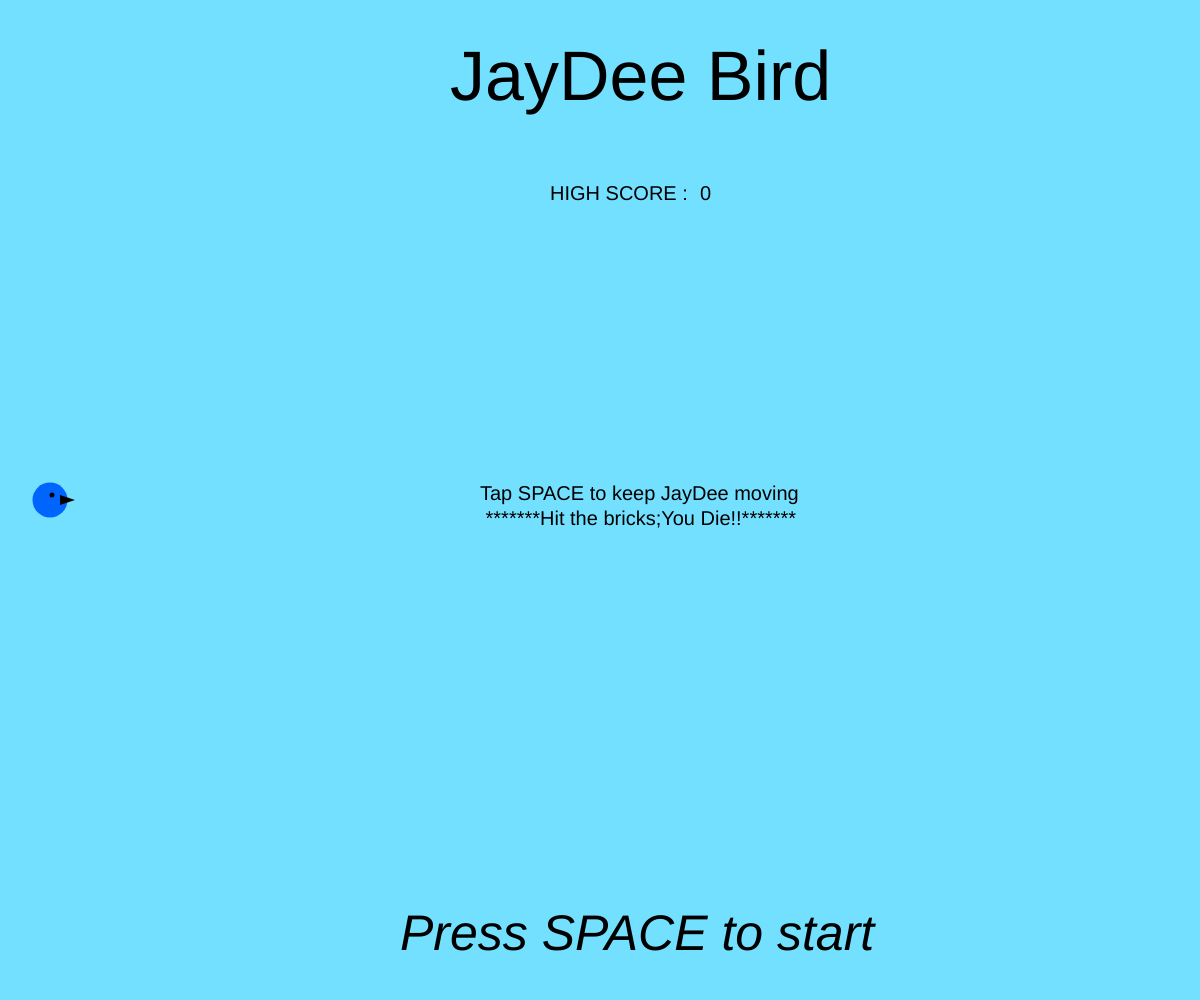
Frame 1 (no input)
Frame 60 (no input): identical to frame 1, image omitted
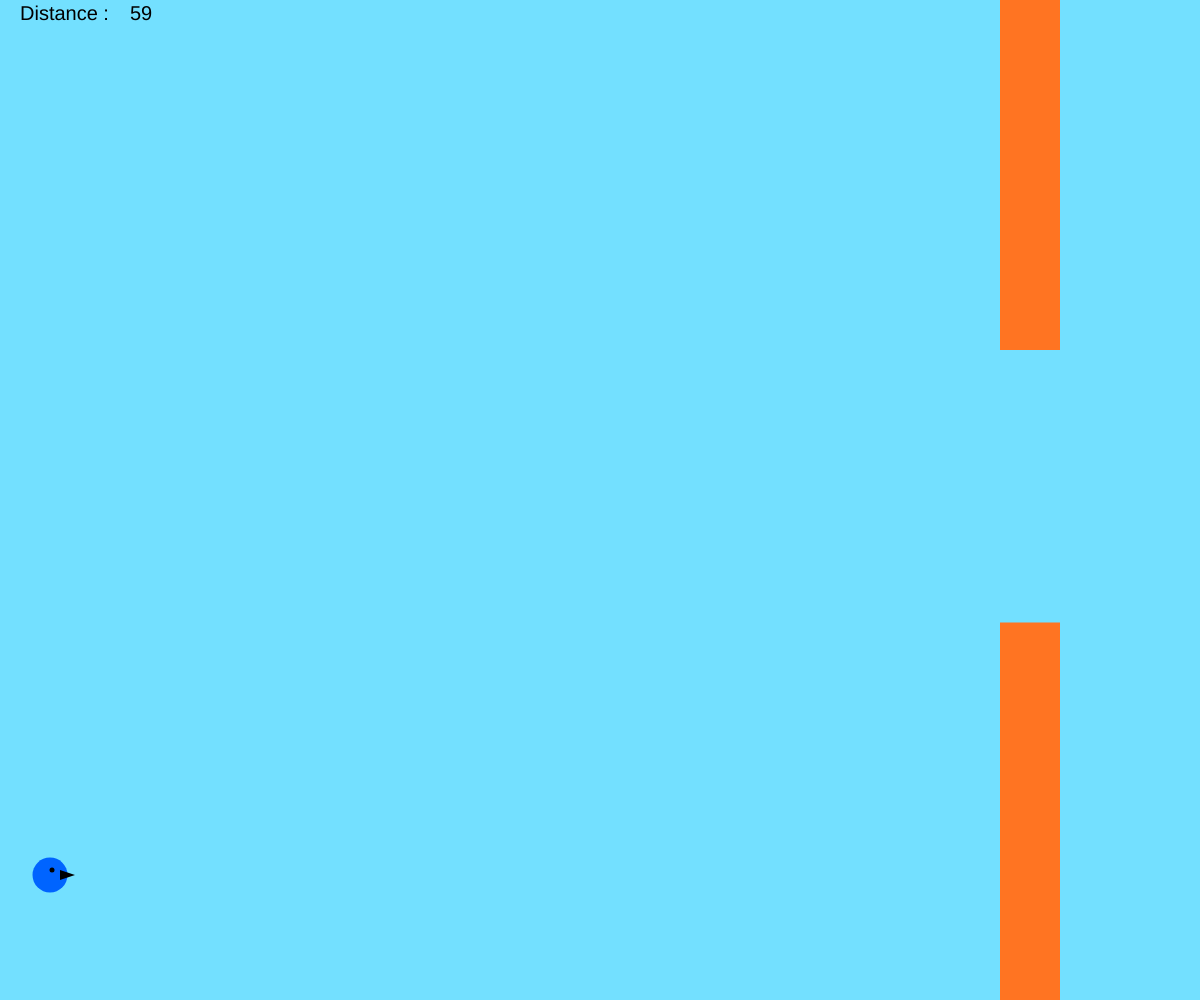
Frame 120 (the mouse pressed at the canvas centre since frame 60)

The p5.js sketch that drew these frames (run headless with seeded random() and noise() and a simulated clock; from frame 60 on, the mouse is pressed at the canvas centre):

// p5.js sketch
// ── sketch.js
var bird;
var obstacle=[];
var f=0;
var i=0;
var highscore=0;
var distance=0;

function setup() {
  // put setup code here
  createCanvas(window.innerWidth,window.innerHeight);
  bird = new Bird();

}

function draw() {
  // put drawing code here
  
  background(115,224,255);
  strokeWeight(0);

  if(f==0)
  {

  	if(distance > highscore)
  	{
  		highscore = distance;
  	}

  	distance = 0;

  	textSize(70);
  	textStyle(NORMAL);
  	text('JayDee Bird', 450, 100);
  	textSize(20);
  	textStyle(NORMAL);
  	text('HIGH SCORE : ', 550, 200);
    text('Tap SPACE to keep JayDee moving\n *******Hit the bricks;You Die!!*******', 480, height/2);
  	text(highscore,700,200);
  	textSize(50);
  	textStyle(ITALIC);
  	text('Press SPACE to start', 400, height-50);
  }

  if(f==1)
  {

  	textSize(20);
  	textStyle(NORMAL);
  	text('Distance : ', 20, 20);
  	text(distance,130,20);
  	distance = distance+1;
  	
  	for (var j = obstacle.length-1; j >= 0; j--) 
  	{
	    
	    obstacle[j].update();
	    obstacle[j].show();

	    console.log(obstacle.length);
		
		if (obstacle[j].x<-obstacle[j].width1)
		{
			obstacle.splice(j, 1);
		}

		if(bird.y<=obstacle[j].o1_y || bird.y>=obstacle[j].o2_y)
		{
			if (bird.x >= obstacle[j].x && bird.x <= obstacle[j].x + obstacle[j].width1)
			{
				f=0;
			  	bird.speed=0;
			  	bird.y=height/2;
				bird.x=50;
				obstacle=[];
			}
		}
	    
  	}
	if (frameCount % 80 == 0)
	{
		obstacle.push(new Obstacle());
	}
  	bird.update();
  }
  bird.show();

  if(bird.y<0 || bird.y>height)
  {
  	f=0;
  	bird.speed=0;
  	bird.y=height/2;
	bird.x=50;
	obstacle=[];
  }

}

function touchStarted() {
  f=1;
  bird.up();
}


function keyPressed() {
  if (key == ' ') {
    f=1;
    bird.up();
    
  } 
}
// ── bird.js
function Bird()
{
	//var height=500;
	this.y=height/2;
	this.x=50;

	gravity=0.5;
	this.speed = 0;
	thrust=-9;

	this.show = function()
	{
		fill(0,100,255);
		ellipse(this.x,this.y,35,35);
		fill(0,0,0);
		triangle(this.x+25, this.y, this.x+10, this.y+5, this.x+10, this.y-5);
		ellipse(this.x+2,this.y-5,5,5);
	}
	
	//console.log(height);

	this.update = function()
	{
		this.speed = this.speed + gravity;
		this.y= this.y+this.speed;
	}

	this.up = function()
	{
		this.speed = this.speed + thrust;
		
	}


}
// ── obstacle.js
function Obstacle()
{
	
	this.width1 = 60;
	this.x = width;
	this.o1_y = random(100,height/2 - 50);
	this.o2_y = random(height/2 + 50, height-100);
	
	this.show = function()
	{
		fill(255,116,34);
		rect(this.x,0,this.width1,this.o1_y);
		rect(this.x,this.o2_y, this.width1,height);
		
	}

	this.update = function()
	{
		this.x=this.x-5;
	}
	
}
